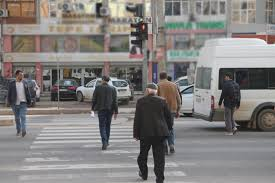
#> input picture opencv-401/yaya.jpeg, 275 x 183 px, found by its file name
$ python HOG-ile-yaya-tespiti.py
#> lines starting #> are read from the running program, lines starting #| are printed output that depends on the picture; after the words box and inside, x2 and y2 are one past the last pixel; in counts of white or black regions, pixels touching at a corner belong together
import cv2 as cv
import numpy as np

src = cv.imread("/home/kiyran/Masaüstü/opencv/opencv-401/yaya.jpeg")
#> src is the input picture: shape (183, 275, 3); mean B, G, R 124.8, 126.6, 129.6

hog = cv.HOGDescriptor()
hog.setSVMDetector(cv.HOGDescriptor_getDefaultPeopleDetector())

rects, weights = hog.detectMultiScale(
    src,
    winStride=(4, 4),
    padding=(8, 8),
    scale=1.25
)
#> rects = [[72, 51, 64, 128]]; weights = [1.58]

for (x, y, w, h) in rects:
    cv.rectangle(
        src,
        (x, y),
        (x + w, y + h),
        (0, 255, 0),
        2
    )
#> this loop made 1 pass
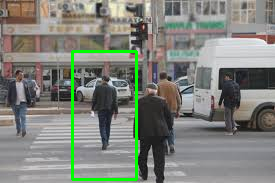
#> src: shape (183, 275, 3); 2.28% of pixels changed, all inside (x1, y1, x2, y2) = (71, 50, 138, 181)

cv.imshow("i",src)
cv.waitKey(0)
